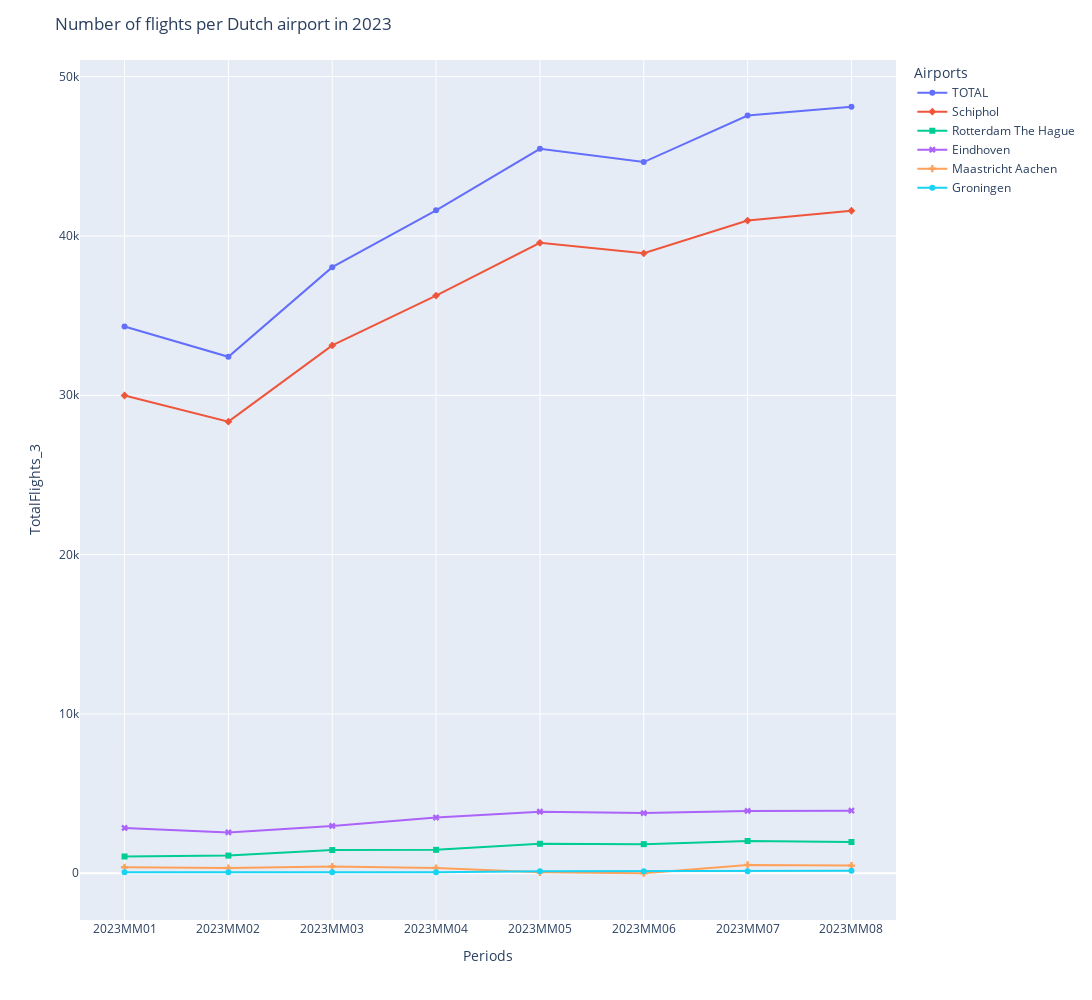

Notebook cell for this chart:
### Code cell
data_2023 = data.loc[data['Periods'].str.contains('2023MM', case=False)]

print(f'Dataframe shape: {data_2023.shape}')

fig2023 = px.line(data_2023, 
                x = "Periods", 
                y = "TotalFlights_3",
                color = "Airports",
                symbol = "Airports"
                )

fig2023.update_layout(
                title={'text': 'Number of flights per Dutch airport in 2023'},
                autosize=False,
                width=1200,
                height=1000
                )

fig2023.show()

### Figure 1 — Plotly figure (JSON) as saved in the notebook; plotly's stock layout.template omitted (floating-point values rounded to 4 significant figures)
{"data": [{"hovertemplate": "Airports=TOTAL<br>Periods=%{x}<br>TotalFlights_3=%{y}<extra></extra>", "legendgroup": "TOTAL", "line": {"color": "#636efa", "dash": "solid"}, "marker": {"symbol": "circle"}, "mode": "markers+lines", "name": "TOTAL", "orientation": "v", "showlegend": true, "type": "scatter", "x": ["2023MM01", "2023MM02", "2023MM03", "2023MM04", "2023MM05", "2023MM06", "2023MM07", "2023MM08"], "xaxis": "x", "y": [34322, 32416, 38044, 41609, 45469, 44638, 47556, 48111], "yaxis": "y"}, {"hovertemplate": "Airports=Schiphol<br>Periods=%{x}<br>TotalFlights_3=%{y}<extra></extra>", "legendgroup": "Schiphol", "line": {"color": "#EF553B", "dash": "solid"}, "marker": {"symbol": "diamond"}, "mode": "markers+lines", "name": "Schiphol", "orientation": "v", "showlegend": true, "type": "scatter", "x": ["2023MM01", "2023MM02", "2023MM03", "2023MM04", "2023MM05", "2023MM06", "2023MM07", "2023MM08"], "xaxis": "x", "y": [29987, 28345, 33128, 36258, 39568, 38912, 40965, 41584], "yaxis": "y"}, {"hovertemplate": "Airports=Rotterdam The Hague<br>Periods=%{x}<br>TotalFlights_3=%{y}<extra></extra>", "legendgroup": "Rotterdam The Hague", "line": {"color": "#00cc96", "dash": "solid"}, "marker": {"symbol": "square"}, "mode": "markers+lines", "name": "Rotterdam The Hague", "orientation": "v", "showlegend": true, "type": "scatter", "x": ["2023MM01", "2023MM02", "2023MM03", "2023MM04", "2023MM05", "2023MM06", "2023MM07", "2023MM08"], "xaxis": "x", "y": [1052, 1108, 1455, 1469, 1851, 1826, 2025, 1962], "yaxis": "y"}, {"hovertemplate": "Airports=Eindhoven<br>Periods=%{x}<br>TotalFlights_3=%{y}<extra></extra>", "legendgroup": "Eindhoven", "line": {"color": "#ab63fa", "dash": "solid"}, "marker": {"symbol": "x"}, "mode": "markers+lines", "name": "Eindhoven", "orientation": "v", "showlegend": true, "type": "scatter", "x": ["2023MM01", "2023MM02", "2023MM03", "2023MM04", "2023MM05", "2023MM06", "2023MM07", "2023MM08"], "xaxis": "x", "y": [2843, 2565, 2970, 3495, 3864, 3774, 3915, 3929], "yaxis": "y"}, {"hovertemplate": "Airports=Maastricht Aachen<br>Periods=%{x}<br>TotalFlights_3=%{y}<extra></extra>", "legendgroup": "Maastricht Aachen", "line": {"color": "#FFA15A", "dash": "solid"}, "marker": {"symbol": "cross"}, "mode": "markers+lines", "name": "Maastricht Aachen", "orientation": "v", "showlegend": true, "type": "scatter", "x": ["2023MM01", "2023MM02", "2023MM03", "2023MM04", "2023MM05", "2023MM06", "2023MM07", "2023MM08"], "xaxis": "x", "y": [376, 331, 423, 326, 60, 0, 525, 479], "yaxis": "y"}, {"hovertemplate": "Airports=Groningen<br>Periods=%{x}<br>TotalFlights_3=%{y}<extra></extra>", "legendgroup": "Groningen", "line": {"color": "#19d3f3", "dash": "solid"}, "marker": {"symbol": "circle"}, "mode": "markers+lines", "name": "Groningen", "orientation": "v", "showlegend": true, "type": "scatter", "x": ["2023MM01", "2023MM02", "2023MM03", "2023MM04", "2023MM05", "2023MM06", "2023MM07", "2023MM08"], "xaxis": "x", "y": [64, 67, 68, 61, 126, 126, 126, 157], "yaxis": "y"}], "layout": {"autosize": false, "height": 1000, "legend": {"title": {"text": "Airports"}, "tracegroupgap": 0}, "margin": {"t": 60}, "title": {"text": "Number of flights per Dutch airport in 2023"}, "width": 1200, "xaxis": {"anchor": "y", "domain": [0, 1], "title": {"text": "Periods"}}, "yaxis": {"anchor": "x", "domain": [0, 1], "title": {"text": "TotalFlights_3"}}}}
